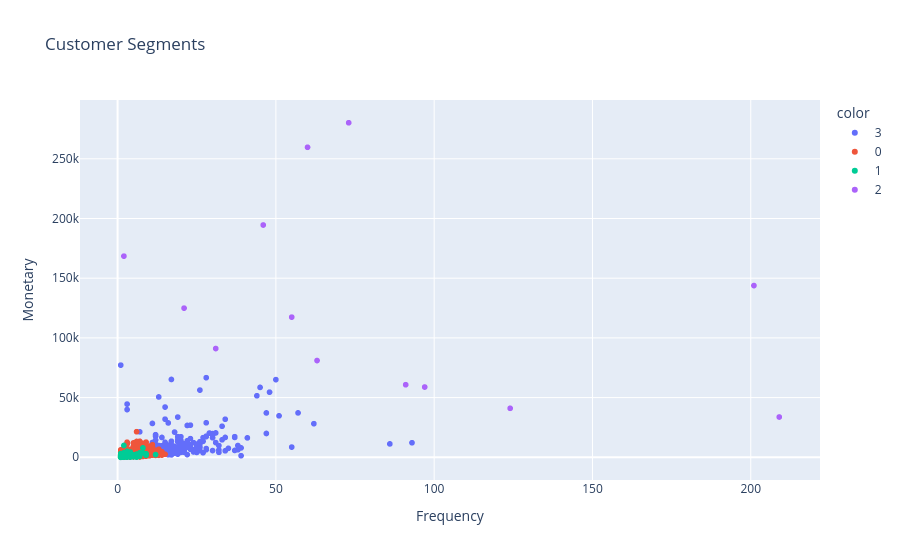

This figure's notebook cell:
### Code cell
fig = px.scatter(
    rfm,
    x="Frequency",
    y="Monetary",
    color=rfm["Cluster"].astype(str),
    hover_data=["Recency"],
    title="Customer Segments"
)

fig.show()

### Figure 1 — Plotly figure (JSON) as saved in the notebook; plotly's stock layout.template omitted (floating-point values rounded to 4 significant figures; data arrays with more than 128 entries replaced by an {"elided": "..."} marker saying what was removed)
{"data": [{"customdata": {"elided": "204x1 int values"}, "hovertemplate": "color=3<br>Frequency=%{x}<br>Monetary=%{y}<br>Recency=%{customdata[0]}<extra></extra>", "legendgroup": "3", "marker": {"color": "#636efa", "symbol": "circle"}, "mode": "markers", "name": "3", "showlegend": true, "type": "scattergl", "x": {"elided": "204 int values"}, "xaxis": "x", "y": {"elided": "204 float values"}, "yaxis": "y"}, {"customdata": {"elided": "3054x1 int values"}, "hovertemplate": "color=0<br>Frequency=%{x}<br>Monetary=%{y}<br>Recency=%{customdata[0]}<extra></extra>", "legendgroup": "0", "marker": {"color": "#EF553B", "symbol": "circle"}, "mode": "markers", "name": "0", "showlegend": true, "type": "scattergl", "x": {"elided": "3054 int values"}, "xaxis": "x", "y": {"elided": "3054 float values"}, "yaxis": "y"}, {"customdata": {"elided": "1067x1 int values"}, "hovertemplate": "color=1<br>Frequency=%{x}<br>Monetary=%{y}<br>Recency=%{customdata[0]}<extra></extra>", "legendgroup": "1", "marker": {"color": "#00cc96", "symbol": "circle"}, "mode": "markers", "name": "1", "showlegend": true, "type": "scattergl", "x": {"elided": "1067 int values"}, "xaxis": "x", "y": {"elided": "1067 float values"}, "yaxis": "y"}, {"customdata": [[24], [1], [3], [10], [2], [1], [1], [39], [1], [8], [3], [2], [1]], "hovertemplate": "color=2<br>Frequency=%{x}<br>Monetary=%{y}<br>Recency=%{customdata[0]}<extra></extra>", "legendgroup": "2", "marker": {"color": "#ab63fa", "symbol": "circle"}, "mode": "markers", "name": "2", "showlegend": true, "type": "scattergl", "x": [21, 209, 97, 55, 73, 201, 91, 63, 2, 46, 31, 124, 60], "xaxis": "x", "y": [124900.0, 33720.0, 58830.0, 117400.0, 280200.0, 143800.0, 60770.0, 81020.0, 168500.0, 194600.0, 91060.0, 40990.0, 259700.0], "yaxis": "y"}], "layout": {"legend": {"title": {"text": "color"}, "tracegroupgap": 0}, "title": {"text": "Customer Segments"}, "xaxis": {"anchor": "y", "domain": [0, 1], "title": {"text": "Frequency"}}, "yaxis": {"anchor": "x", "domain": [0, 1], "title": {"text": "Monetary"}}}}
